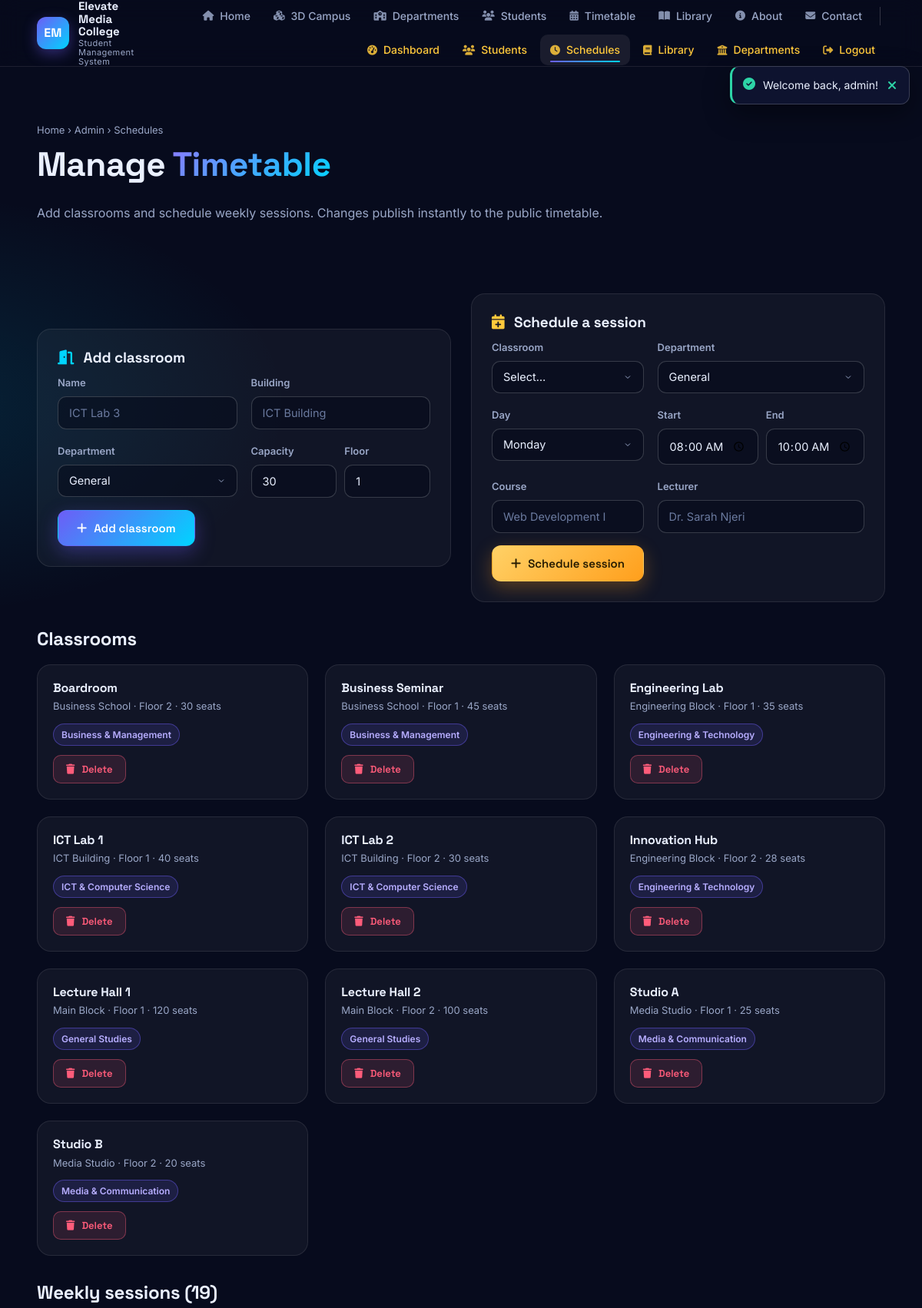
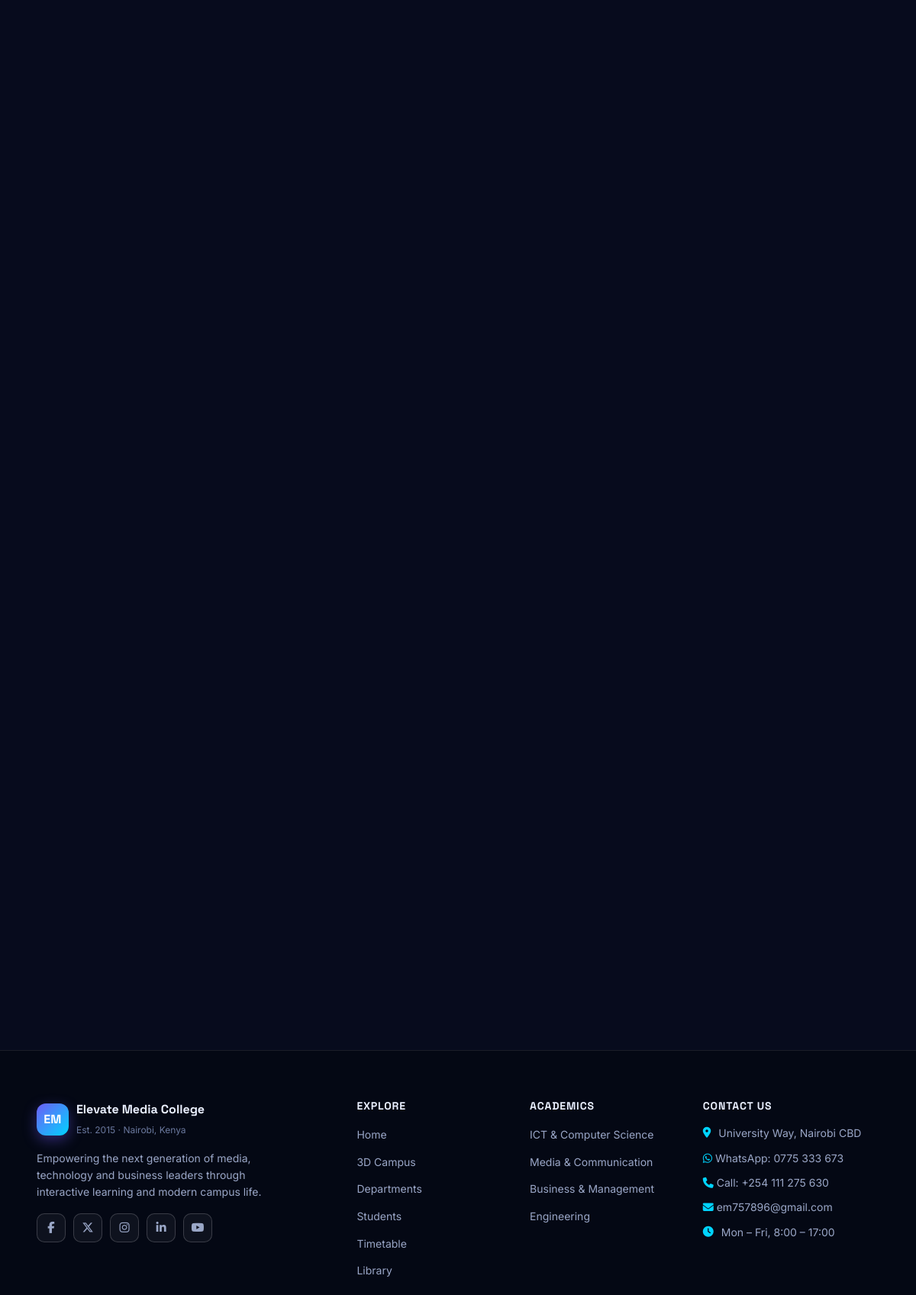
The app's page /student-management-system/admin/timetable.php (signed in, upper part) with its own data (2 pictures, top to bottom).
### tables this page shows
CREATE TABLE IF NOT EXISTS classrooms (
    id INT AUTO_INCREMENT PRIMARY KEY,
    name VARCHAR(120) NOT NULL,
    building VARCHAR(120) NOT NULL,
    department_id INT DEFAULT NULL,
    capacity INT NOT NULL DEFAULT 30,
    floor INT NOT NULL DEFAULT 1,
    CONSTRAINT fk_classroom_dept FOREIGN KEY (department_id)
        REFERENCES departments(id) ON DELETE SET NULL
);

CREATE TABLE IF NOT EXISTS departments (
    id INT AUTO_INCREMENT PRIMARY KEY,
    name VARCHAR(120) NOT NULL,
    code VARCHAR(20) NOT NULL UNIQUE,
    building VARCHAR(120) NOT NULL,
    color VARCHAR(20) NOT NULL DEFAULT '#6d5df6',
    head VARCHAR(120) NOT NULL,
    established YEAR NOT NULL,
    description TEXT
);

### student-management-system/includes/functions.php (called while the page is built, shortened)
<?php
if (!function_exists('e')) {
    function e(?string $value): string
    {
        return htmlspecialchars((string) $value, ENT_QUOTES, 'UTF-8');
    }
}

### student-management-system/admin/timetable.php (the view, shortened to what this page needs)
<?php
require_once __DIR__ . '/../includes/config.php';
$classrooms = $pdo->query('SELECT c.*, d.name AS dept_name FROM classrooms c LEFT JOIN departments d ON d.id = c.department_id ORDER BY c.name')->fetchAll();
$days = ['Monday','Tuesday','Wednesday','Thursday','Friday','Saturday','Sunday'];
$sessions = $pdo->query(
    "SELECT tt.*, c.name AS classroom, c.building, d.code AS dept_code
     FROM timetables tt
     JOIN classrooms c ON c.id = tt.classroom_id
     LEFT JOIN departments d ON d.id = tt.department_id
     ORDER BY FIELD(tt.day, 'Monday','Tuesday','Wednesday','Thursday','Friday','Saturday','Sunday'), tt.start_time"
)->fetchAll();
include __DIR__ . '/../includes/header.php';
?>
<section class="page-head">
    <div class="container">
        <p class="crumb"><a href="<?= $base_url ?>home.php">Home</a> &rsaquo; Admin &rsaquo; Schedules</p>
        <h1>Manage <span class="grad-text">Timetable</span></h1>
        <p class="text-dim" style="margin:0">Add classrooms and schedule weekly sessions. Changes publish instantly to the public timetable.</p>
    </div>
</section>
<section class="section-sm">
    <div class="container">
        <div class="feature-row" style="grid-template-columns:1fr 1fr; margin-bottom:34px">
            <div class="card reveal">
                <h3><i class="fa-solid fa-door-open" style="color:var(--cyan); margin-right:8px"></i> Add classroom</h3>
                <form method="post" action="timetable.php">
                    <div class="form-grid" style="grid-template-columns:1fr 1fr">
                        <div class="field"><label>Name</label><input class="input" type="text" name="name" required placeholder="ICT Lab 3"></div>
                        <div class="field"><label>Building</label><input class="input" type="text" name="building" required placeholder="ICT Building"></div>
                        <div class="field">
                            <label>Department</label>
                            <select class="input" name="department_id">
                                <option value="">General</option>
                            </select>
                        </div>
                        <div class="form-grid" style="grid-template-columns:1fr 1fr; gap:10px">
                            <div class="field"><label>Capacity</label><input class="input" type="number" name="capacity" min="1" value="30"></div>
                            <div class="field"><label>Floor</label><input class="input" type="number" name="floor" min="0" value="1"></div>
                        </div>
                    </div>
                    <button class="btn btn-primary mt-2" type="submit"><i class="fa-solid fa-plus"></i> Add classroom</button>
                </form>
            </div>
            <div class="card reveal reveal-delay-1">
                <h3><i class="fa-solid fa-calendar-plus" style="color:var(--gold); margin-right:8px"></i> Schedule a session</h3>
                <form method="post" action="timetable.php">
                    <div class="form-grid" style="grid-template-columns:1fr 1fr">
                        <div class="field">
                            <label>Classroom</label>
                            <select class="input" name="classroom_id" required>
                                <option value="">Select&hellip;</option>
                            </select>
                        </div>
                        <div class="field">
                            <label>Department</label>
                            <select class="input" name="department_id">
                                <option value="">General</option>
                            </select>
                        </div>
                        <div class="field">
                            <label>Day</label>
                            <select class="input" name="day" required>
                                <?php foreach ($days as $day): ?><option value="<?= $day ?>"><?= $day ?></option><?php endforeach; ?>
                            </select>
                        </div>
                        <div class="form-grid" style="grid-template-columns:1fr 1fr; gap:10px">
                            <div class="field"><label>Start</label><input class="input" type="time" name="start_time" required value="08:00"></div>
                            <div class="field"><label>End</label><input class="input" type="time" name="end_time" required value="10:00"></div>
                        </div>
                        <div class="field"><label>Course</label><input class="input" type="text" name="course" required placeholder="Web Development I"></div>
                        <div class="field"><label>Lecturer</label><input class="input" type="text" name="lecturer" required placeholder="Dr. Sarah Njeri"></div>
                    </div>
                    <button class="btn btn-gold mt-2" type="submit"><i class="fa-solid fa-plus"></i> Schedule session</button>
                </form>
            </div>
        </div>
        <h2 style="margin-bottom:18px">Classrooms</h2>
        <div class="card-grid" style="margin-bottom:34px">
            <?php if ($classrooms): foreach ($classrooms as $c): ?>
                <div class="card" style="padding:20px">
                    <div class="flex-between" style="align-items:flex-start">
                        <div>
                            <h3 style="font-size:16px; margin:0 0 4px"><?= e($c['name']) ?></h3>
                            <p class="text-dim" style="font-size:13px; margin:0"><?= e($c['building']) ?> &middot; Floor <?= (int) $c['floor'] ?> &middot; <?= (int) $c['capacity'] ?> seats</p>
                        </div>
                        <span class="badge violet"><?= e($c['dept_name'] ?: 'General') ?></span>
                    </div>
                    <form method="post" action="timetable.php" style="margin-top:12px">
                        <button class="btn btn-danger btn-sm" data-confirm="Delete this classroom and all its sessions?" type="submit"><i class="fa-solid fa-trash"></i> Delete</button>
                    </form>
                </div>
            <?php endforeach; else: ?>
                <p class="text-dim">No classrooms yet. Add one using the form above.</p>
            <?php endif; ?>
        </div>
        <h2 style="margin-bottom:18px">Weekly sessions (<?= count($sessions) ?>)</h2>
    </div>
</section>
<?php include __DIR__ . '/../includes/footer.php';

### records on screen
classrooms: name "Boardroom", building "Business School", floor "2", capacity "30", department.name "Business & Management"
classrooms: name "Business Seminar", building "Business School", floor "1", capacity "45", department.name "Business & Management"
classrooms: name "Engineering Lab", building "Engineering Block", floor "1", capacity "35", department.name "Engineering & Technology"
classrooms: name "ICT Lab 1", building "ICT Building", floor "1", capacity "40", department.name "ICT & Computer Science"
classrooms: name "ICT Lab 2", building "ICT Building", floor "2", capacity "30", department.name "ICT & Computer Science"
classrooms: name "Innovation Hub", building "Engineering Block", floor "2", capacity "28", department.name "Engineering & Technology"
classrooms: name "Lecture Hall 1", building "Main Block", floor "1", capacity "120", department.name "General Studies"
classrooms: name "Lecture Hall 2", building "Main Block", floor "2", capacity "100", department.name "General Studies"
classrooms: name "Studio A", building "Media Studio", floor "1", capacity "25", department.name "Media & Communication"
classrooms: name "Studio B", building "Media Studio", floor "2", capacity "20", department.name "Media & Communication"

### other values on screen
APP_TAGLINE "Student Management System"
$item[1] "Home"
$item[1] "3D Campus"
$item[1] "Departments"
$item[1] "Students"
$item[1] "Timetable"
$item[1] "Library"
$item[1] "About"
$item[1] "Contact"
$item[1] "Dashboard"
$item[1] "Schedules"
$f['message'] "Welcome back, admin!"
count($sessions) "19"
form field day "Monday"
